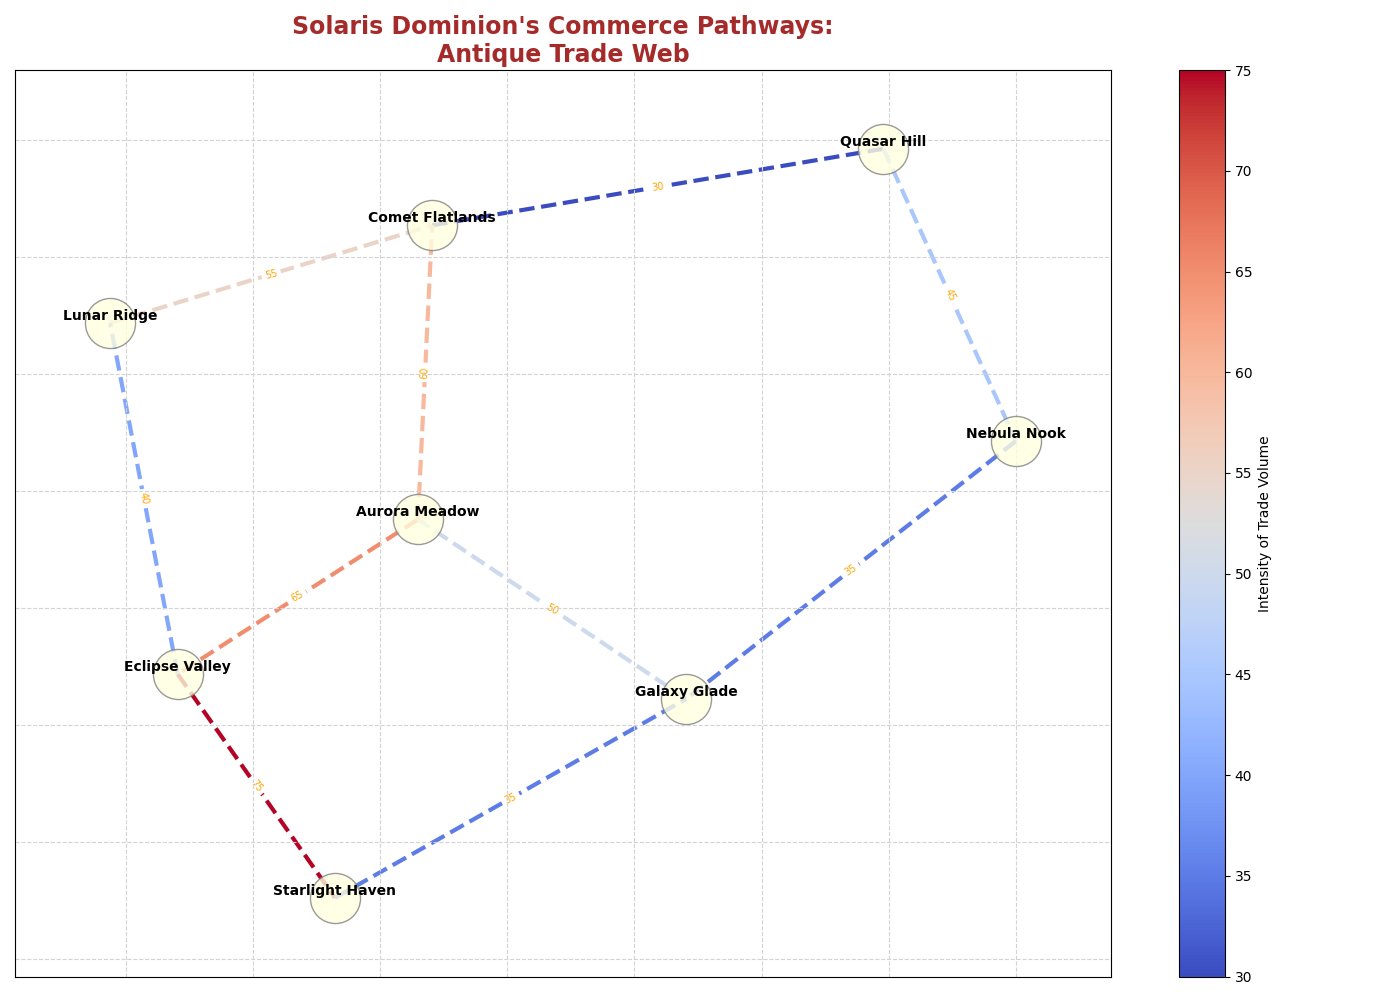

Source code (Python):
import matplotlib.pyplot as plt
import networkx as nx
import numpy as np
import matplotlib as mpl

cities = [
    "Aurora Meadow", "Eclipse Valley", "Starlight Haven", 
    "Lunar Ridge", "Comet Flatlands", "Quasar Hill", 
    "Nebula Nook", "Galaxy Glade"
]

trade_routes = [
    ("Aurora Meadow", "Eclipse Valley", 65), ("Eclipse Valley", "Starlight Haven", 75), 
    ("Lunar Ridge", "Comet Flatlands", 55), ("Comet Flatlands", "Quasar Hill", 30), 
    ("Quasar Hill", "Nebula Nook", 45), ("Nebula Nook", "Galaxy Glade", 35), 
    ("Galaxy Glade", "Aurora Meadow", 50), ("Aurora Meadow", "Comet Flatlands", 60), 
    ("Eclipse Valley", "Lunar Ridge", 40), ("Starlight Haven", "Galaxy Glade", 35)
]

G = nx.Graph()
G.add_nodes_from(cities)
G.add_weighted_edges_from(trade_routes)

fig, ax = plt.subplots(figsize=(14, 10))
pos = nx.spring_layout(G, seed=42)

nx.draw_networkx_nodes(G, pos, node_size=1300, node_color='lightyellow', alpha=0.8, edgecolors='grey', ax=ax)

edges_weights = [weight for (_, _, weight) in trade_routes]
nx.draw_networkx_edges(G, pos, edgelist=trade_routes, edge_color=edges_weights, 
                       edge_cmap=plt.cm.coolwarm, style='dashed', width=3, ax=ax)

nx.draw_networkx_labels(G, pos, font_size=10, font_weight='bold', verticalalignment='bottom', ax=ax)

edge_labels = {(u, v): f"{w}" for u, v, w in trade_routes}
nx.draw_networkx_edge_labels(G, pos, edge_labels=edge_labels, font_color='orange', font_size=7, ax=ax)

sm = mpl.cm.ScalarMappable(cmap=plt.cm.coolwarm, norm=plt.Normalize(vmin=min(edges_weights), vmax=max(edges_weights)))
sm.set_array([])
plt.colorbar(sm, label="Intensity of Trade Volume", ax=ax)

plt.title("Solaris Dominion's Commerce Pathways:\nAntique Trade Web", fontsize=17, fontweight='bold', color='brown')
plt.grid(visible=True, which='both', color='lightgrey', linestyle='--')
plt.tight_layout()
plt.show()
